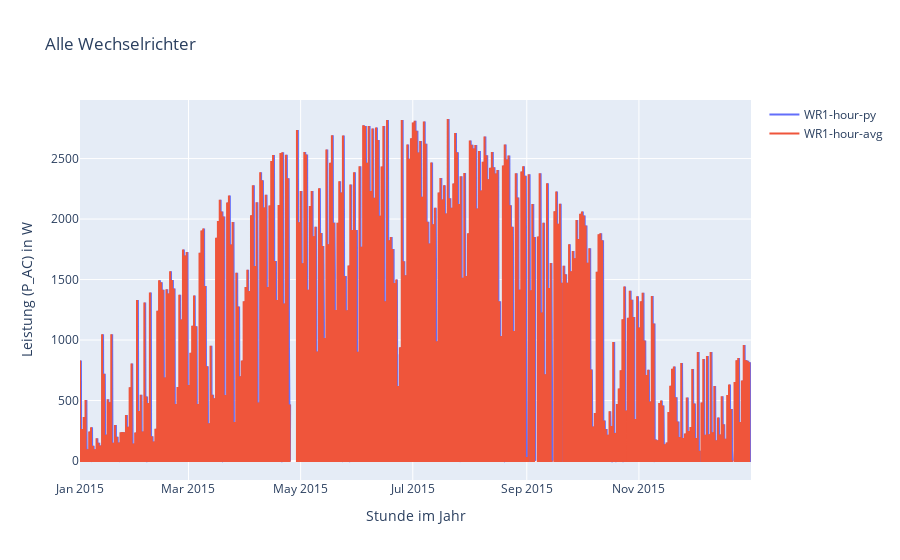

The cell this chart's notebook holds for it:
### Markdown cell above
## Interactive Plot with Metadata

### Code cell
# Interactive plot
data = [
    go.Scatter(x=df_raw_reH.index.tolist(), 
               y=df_raw_reH['wr1_p_ac'].tolist(), 
               name='WR1-hour-py', line=dict(), mode='lines'),
    go.Scatter(x=df_calc_wr1.index.tolist(), 
               y=df_calc_wr1['p_ac_avg'].tolist(), 
               name='WR1-hour-avg', line=dict(), mode='lines')
]
layout = go.Layout(
    title=''.join(info_dict['Title']),
    yaxis=dict(title=''.join(info_dict['Y-Axis'])),
    xaxis=dict(title=''.join(info_dict['X-Axis']))
)
fig = go.Figure(data=data, layout=layout)
pltly.iplot(fig)

### Figure 1 — Plotly figure (JSON) as saved in the notebook; plotly's stock layout.template omitted (floating-point values rounded to 4 significant figures; data arrays with more than 128 entries replaced by an {"elided": "..."} marker saying what was removed)
{"data": [{"mode": "lines", "name": "WR1-hour-py", "type": "scatter", "x": {"elided": "8760 str values"}, "y": {"elided": "8760 float values"}}, {"mode": "lines", "name": "WR1-hour-avg", "type": "scatter", "x": {"elided": "8760 str values"}, "y": {"elided": "8760 float values"}}], "layout": {"title": {"text": "Alle Wechselrichter"}, "xaxis": {"title": {"text": "Stunde im Jahr"}}, "yaxis": {"title": {"text": "Leistung (P_AC) in W"}}}}
